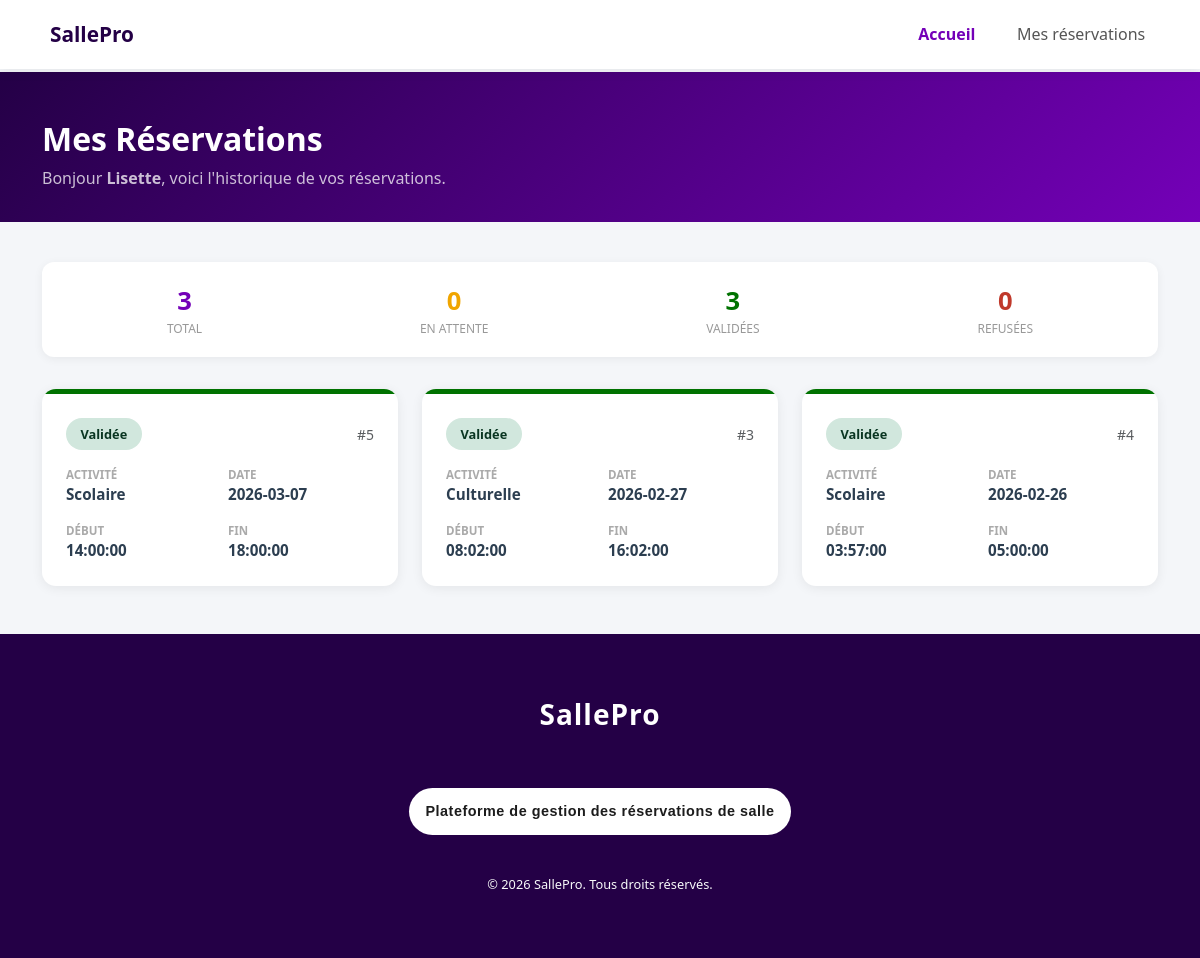
Screenshot of /mes_reservations.php (signed in) with the database file from the repository.
### tables this page shows
CREATE TABLE `reservations` (
  `id` int(11) NOT NULL,
  `utilisateur_id` int(11) DEFAULT NULL,
  `creneau_id` int(11) DEFAULT NULL,
  `statut` enum('en attente','validée','refusée') DEFAULT 'en attente'
);

CREATE TABLE `creneaux` (
  `id` int(11) NOT NULL,
  `date` date NOT NULL,
  `heure_debut` time NOT NULL,
  `heure_fin` time NOT NULL,
  `type_activite` varchar(100) DEFAULT NULL
);

### mes_reservations.php (the view, shortened to what this page needs)
<?php
include 'navbar.php';
require 'config.php';
$stmt = $pdo->prepare("
    SELECT r.id, r.statut, c.date, c.heure_debut, c.heure_fin, c.type_activite
    FROM reservations r
    JOIN creneaux c ON r.creneau_id = c.id
    WHERE r.utilisateur_id = ?
    ORDER BY c.date DESC
");
$stmt->execute([$_SESSION['user']['id']]);
$reservations = $stmt->fetchAll();
$total   = count($reservations);
$attente = count(array_filter($reservations, fn($r) => $r['statut'] === 'en attente'));
$val     = count(array_filter($reservations, fn($r) => $r['statut'] === 'validée'));
$ref     = count(array_filter($reservations, fn($r) => $r['statut'] === 'refusée'));
?>
<!DOCTYPE html>
<html lang="fr">
<head>
    <link href="https://cdn.jsdelivr.net/npm/bootstrap@5.3.2/dist/css/bootstrap.min.css" rel="stylesheet">
    <link rel="stylesheet" href="style.css">
</head>
<body>
<br> <br> <br>
<main>
    <div class="page-hero">
        <div class="container">
            <h2> Mes Réservations</h2>
            <p class="mb-0 opacity-75">
                Bonjour <strong><?= htmlspecialchars($_SESSION['user']['nom']) ?></strong>, voici l'historique de vos réservations.
            </p>
        </div>
    </div>
    <div class="container">
        <?php if($total > 0): ?>
        <div class="stats-bar d-flex justify-content-around flex-wrap gap-3">
            <div class="stat-item">
                <div class="number" style="color:#7400b8"><?= $total ?></div>
                <div class="label">Total</div>
            </div>
            <div class="stat-item">
                <div class="number" style="color:#f0a500"><?= $attente ?></div>
                <div class="label">En attente</div>
            </div>
            <div class="stat-item">
                <div class="number" style="color:#007200"><?= $val ?></div>
                <div class="label">Validées</div>
            </div>
            <div class="stat-item">
                <div class="number" style="color:#c0392b"><?= $ref ?></div>
                <div class="label">Refusées</div>
            </div>
        </div>
        <?php endif; ?>
        <?php if(empty($reservations)): ?>
            <div class="empty-state">
                <div class="icon"></div>
                <h4 class="fw-bold">Aucune réservation</h4>
                <p class="text-muted">Vous n'avez pas encore réservé de créneau.</p>
                <a href="index.php" class="btn btn-sm mt-2"
                   style="background-color:#7400b8; color:#fff; border-radius:50px; padding:0.6rem 2rem;">
                    Réserver maintenant
                </a>
            </div>
        <?php else: ?>
        <div class="row g-4">
            <?php foreach($reservations as $r):
                $sc = match($r['statut']){
                    'en attente' => 'attente',
                    'validée'    => 'validee',
                    'refusée'    => 'refusee',
                    default      => ''
                };
            ?>
            <div class="col-md-6 col-lg-4">
                <div class="card reservation-card h-100">
                    <div class="card-top-bar <?= $sc ?>"></div>
                    <div class="card-body p-4">
                        <div class="d-flex justify-content-between align-items-center mb-3">
                            <span class="badge-statut <?= $sc ?>"><?= ucfirst($r['statut']) ?></span>
                            <small class="text-muted">#<?= $r['id'] ?></small>
                        </div>
                        <div class="row g-3">
                            <div class="col-6">
                                <div class="info-label">Activité</div>
                                <div class="info-value"><?= htmlspecialchars($r['type_activite']) ?></div>
                            </div>
                            <div class="col-6">
                                <div class="info-label">Date</div>
                                <div class="info-value"><?= htmlspecialchars($r['date']) ?></div>
                            </div>
                            <div class="col-6">
                                <div class="info-label">Début</div>
                                <div class="info-value"><?= htmlspecialchars($r['heure_debut']) ?></div>
                            </div>
                            <div class="col-6">
                                <div class="info-label">Fin</div>
                                <div class="info-value"><?= htmlspecialchars($r['heure_fin']) ?></div>
                            </div>
                        </div>
                    </div>
                </div>
            </div>
            <?php endforeach; ?>
        </div>
        <?php endif; ?>
    </div>
</main>
<footer style="background-color: #240046; margin-top: 3rem;">
    <div style="max-width:1200px; margin:0 auto; padding:4rem 1rem; text-align:center;">
        <h3 style="color:#ffffff; font-weight:700; letter-spacing:1px;">SallePro</h3>
        <br><br>
        <p style="color:#1c1c1c; background-color:#ffffff; font-size:0.9rem; font-weight:700; border:none; border-radius:50px; padding:0.8rem 1rem; display:inline-block; letter-spacing:0.5px; font-family:'Trebuchet MS',sans-serif;">
            Plateforme de gestion des réservations de salle
        </p>
        <br><br>
        <p style="color:#f8f9fa; font-size:0.8rem; margin-bottom:0;">
            © <span id="year"></span> SallePro. Tous droits réservés.
        </p>
    </div>
</footer>
</body>
</html>

### style.css (style rules this page uses)
body { font-family: 'Segoe UI', sans-serif; background-color: #f4f6f9; min-height: 100vh; display: flex; flex-direction: column; }
main { flex: 1; }

### mes_reservations.php (style rules this page uses)
body { min-height: 100vh; display: flex; flex-direction: column; background-color: #f4f6f9; }
main { flex: 1; }
.page-hero { background: linear-gradient(135deg, #240046, #7400b8); color: #fff; padding: 3rem 0 2rem; margin-bottom: 2.5rem; }
.page-hero h2 { font-weight: 800; font-size: 2rem; }
.stats-bar { background: #fff; border-radius: 12px; padding: 1.2rem 1.5rem; box-shadow: 0 2px 10px rgba(0,0,0,0.06); margin-bottom: 2rem; }
.stat-item { text-align: center; }
.stat-item .number { font-size: 1.6rem; font-weight: 800; }
.stat-item .label { font-size: 0.75rem; color: #999; text-transform: uppercase; }
.reservation-card { border: none; border-radius: 14px; box-shadow: 0 2px 12px rgba(0,0,0,0.07); transition: transform 0.2s; overflow: hidden; }
.card-top-bar { height: 5px; }
.card-top-bar.validee { background-color: #007200; }
.badge-statut { font-size: 0.8rem; padding: 0.4rem 0.9rem; border-radius: 50px; font-weight: 600; }
.badge-statut.validee { background-color: #d1e7dd; color: #0a3622; }
.info-label { font-size: 0.72rem; text-transform: uppercase; color: #aaa; font-weight: 600; }
.info-value { font-size: 0.95rem; font-weight: 700; color: #2c3e50; }

### rows the page displays
reservations: statut "Validée", id "5", creneau.type_activite "Scolaire", creneau.date "2026-03-07", creneau.heure_debut "14:00:00", creneau.heure_fin "18:00:00"
reservations: statut "Validée", id "3", creneau.type_activite "Culturelle", creneau.date "2026-02-27", creneau.heure_debut "08:02:00", creneau.heure_fin "16:02:00"
reservations: statut "Validée", id "4", creneau.type_activite "Scolaire", creneau.date "2026-02-26", creneau.heure_debut "03:57:00", creneau.heure_fin "05:00:00"

### other values shown
$_SESSION['user']['nom'] "Lisette"
$total "3"
$attente "0"
$val "3"
$ref "0"
